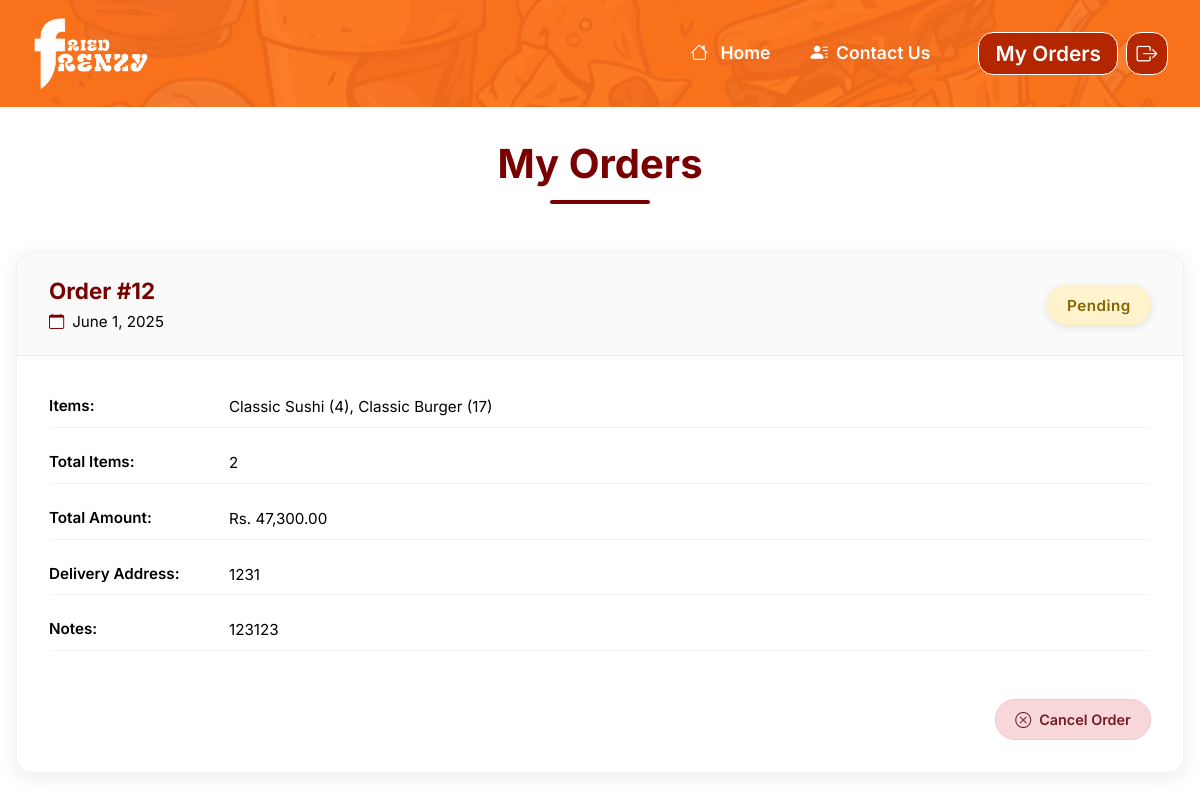
Page /orders/index.php (signed in) on the earlier database version.
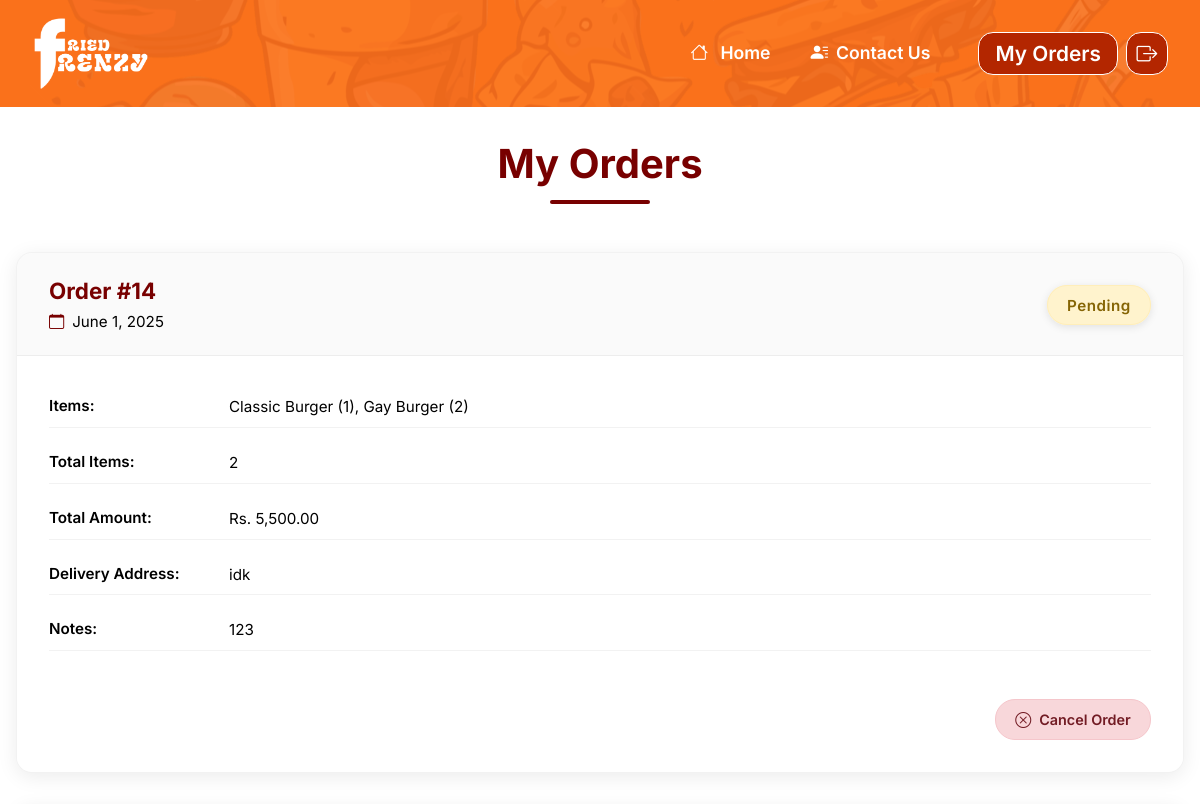
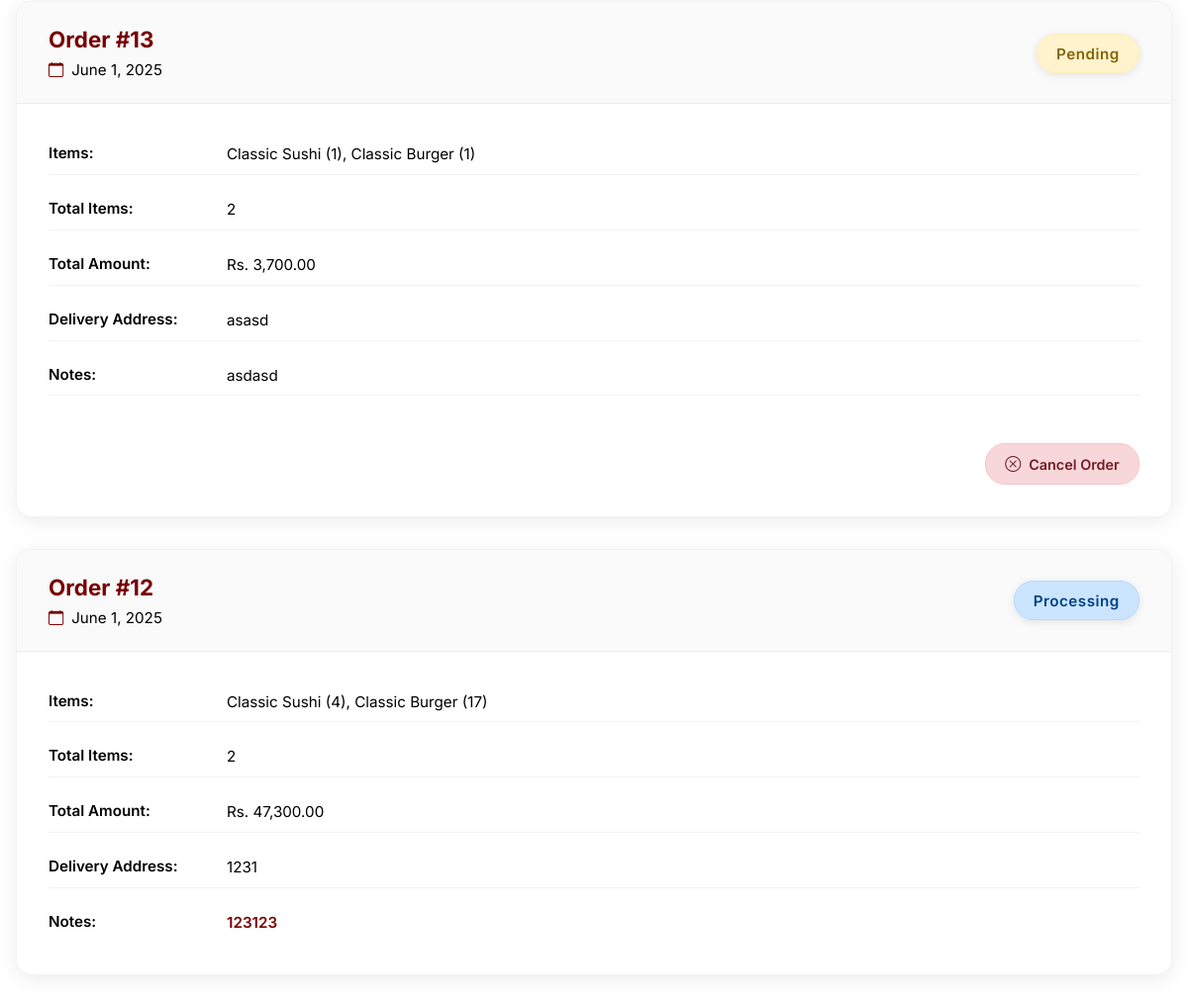
Same page on the later database version (2 pictures, top to bottom).
### tables this page shows
CREATE TABLE `orders` (
  `order_id` int(11) NOT NULL,
  `user_id` int(11) NOT NULL,
  `order_date` datetime DEFAULT current_timestamp(),
  `total_price` float NOT NULL,
  `status` varchar(50) DEFAULT 'Pending',
  `phone_number` text NOT NULL,
  `delivery_address` text NOT NULL,
  `delivery_notes` text NOT NULL
);

### orders/index.php (the view, shortened to what this page needs)
<?php
$page_css = 'orders.css';
include '../includes/header.php';
require_once '../includes/db_connect.php';
$user_id = $_SESSION['user']['user_id'];
$stmt = $conn->prepare("
    SELECT o.*,
           COUNT(oi.order_item_id) as total_items,
           GROUP_CONCAT(CONCAT(p.name, ' (', oi.quantity, ')') SEPARATOR ', ') as items
    FROM orders o
    LEFT JOIN order_item oi ON o.order_id = oi.order_id
    LEFT JOIN products p ON oi.product_id = p.product_id
    WHERE o.user_id = ?
    GROUP BY o.order_id
    ORDER BY o.order_date DESC
");
$stmt->bind_param("i", $user_id);
$stmt->execute();
$result = $stmt->get_result();
?>
<body>
    <header class="header">
        <img src="../assets/logo-header.png" id="nav_logo">
        <div class="header-right">
            <nav class="option-btns">
                <a href="../index.php"> <i style="margin-right: 0.5rem;" class="bi bi-house"></i> Home</a>
                <a href=""> <i style="margin-right: 0.5rem;" class="bi bi-person-lines-fill"></i>Contact Us</a>
            </nav>
            <nav class="nav-btns">
                <?php if (isset($_SESSION['user'])): ?>
                    <a href="../orders">My Orders</a>
                    <a class="icon" href="../auth/logout"><i class="bi bi-box-arrow-right"></i></a>
                <?php else: ?>
                    <a href="../auth/login">Login</a>
                    <a href="../auth/register">Sign up</a>
                <?php endif; ?>
            </nav>
        </div>
    </header>
    <div class="orders-container">
        <h1>My Orders</h1>
        <?php if ($result->num_rows === 0): ?>
            <div class="no-orders">
                <i class="bi bi-bag-x"></i>
                <p>You haven't placed any orders yet.</p>
                <a href="<?php echo getRootPath('products'); ?>" class="btn">Start Shopping</a>
            </div>
        <?php else: ?>
            <div class="orders-list">
                <?php while ($order = $result->fetch_assoc()): ?>
                    <div class="order-card status-<?php echo strtolower($order['status']); ?>">
                        <div class="order-header">
                            <div class="order-info">
                                <h3>Order #<?php echo $order['order_id']; ?></h3>
                                <span class="order-date">
                                    <i class="bi bi-calendar"></i>
                                    <?php echo date('F j, Y', strtotime($order['order_date'])); ?>
                                </span>
                            </div>
                            <div class="order-status">
                                <span class="status-badge"><?php echo $order['status']; ?></span>
                            </div>
                        </div>
                        <div class="order-details">
                            <div class="detail-row">
                                <span class="label">Items:</span>
                                <span class="value"><?php echo $order['items']; ?></span>
                            </div>
                            <div class="detail-row">
                                <span class="label">Total Items:</span>
                                <span class="value"><?php echo $order['total_items']; ?></span>
                            </div>
                            <div class="detail-row">
                                <span class="label">Total Amount:</span>
                                <span class="value">Rs. <?php echo number_format($order['total_price'], 2); ?></span>
                            </div>
                            <div class="detail-row">
                                <span class="label">Delivery Address:</span>
                                <span class="value"><?php echo htmlspecialchars($order['delivery_address']); ?></span>
                            </div>
                            <?php if (!empty($order['delivery_notes'])): ?>
                                <div class="detail-row">
                                    <span class="label">Notes:</span>
                                    <span class="value"><?php echo htmlspecialchars($order['delivery_notes']); ?></span>
                                </div>
                            <?php endif; ?>
                            <?php if ($order['status'] === 'Pending'): ?>
                                <div class="order-actions">
                                    <button class="cancel-btn" onclick="cancelOrder(<?php echo $order['order_id']; ?>)">
                                        <i class="bi bi-x-circle"></i>
                                        Cancel Order
                                    </button>
                                </div>
                            <?php endif; ?>
                        </div>
                    </div>
                <?php endwhile; ?>
            </div>
        <?php endif; ?>
    </div>
</body>
</html>

### includes/header.php (shortened to what this page needs)
<!DOCTYPE html>
<html lang="en">
<head>
    <link rel="stylesheet" href="https://cdn.jsdelivr.net/npm/bootstrap-icons@1.13.1/font/bootstrap-icons.min.css">
    <link rel="stylesheet" href="/fried-frenzy/css/main.css">
    <?php if (isset($page_css) && !empty($page_css)): ?>
        <link rel="stylesheet" href="/fried-frenzy/css/<?php echo htmlspecialchars($page_css); ?>">
    <?php endif; ?>
</head>

### css/main.css (style rules this page uses)
:root { --primary-orange: rgba(250, 99, 4, 0.905); --primary-red: rgb(120, 0, 0); --primary-dark-red: rgb(126, 0, 0); --primary-light-red: #B32600; --text-red: rgb(120, 0, 0); --text-dark-red: rgb(126, 0, 0); --text-light-red: #B32600; --bg-transparent-red: #B3260050; --white: rgb(255, 255, 255); --black: #353535; }
* { margin: 0; padding: 0; box-sizing: border-box; font-family: "Inter", sans-serif; text-decoration: none; }
.header { position: static; top: 0; left: 0; width: 100%; background: var(--primary-orange); backdrop-filter: blur(20px); display: flex; justify-content: space-between; align-items: center; padding: 1rem; z-index: 5; color: var(--primary-light-red); }
.header-right { display: flex; flex-direction: row; gap: 1rem; align-items: center; }
.header::after { content: ""; position: absolute; top: 0; left: 0; width: 100%; height: 100%; background-image: url("../assets/bgpic.png"); opacity: 10%; background-size: cover; background-position: center; z-index: -1; }
#nav_logo { width: 150px; transition: transform 0.3s ease; }
.nav-btns { display: flex; flex-direction: row; gap: 0.5rem; padding: 1rem; justify-content: flex-end; }
.option-btns { display: flex; flex-direction: row; gap: 0.5rem; padding: 0rem; }
.option-btns a { font-size: 1.1rem; color: var(--white); font-weight: 600; transition: 0.3s ease; border-bottom: 3px solid transparent; border-radius: 3px; padding: 0.5rem 1rem; }
.nav-btns a { font-size: 1.3rem; color: var(--white); font-weight: 600; transition: 0.3s ease; border: 1.6px solid var(--white); background-color: var(--primary-light-red); border-radius: 15px; padding: 0.5rem 1rem; }
.nav-btns .icon { padding: 0.5rem 0.6rem; }

Differences in the rows shown:
added orders: order_id "14", order_date "June 1, 2025", status "Pending", items "Classic Burger (1), Gay Burger (2)", total_items "2", total_price "5,500.00", delivery_address "idk", delivery_notes "123"
added orders: order_id "13", order_date "June 1, 2025", status "Pending", items "Classic Sushi (1), Classic Burger (1)", total_items "2", total_price "3,700.00", delivery_address "asasd", delivery_notes "asdasd"
changed orders id 12: status "Pending" → "Processing"; no longer shows "Cancel Order"
